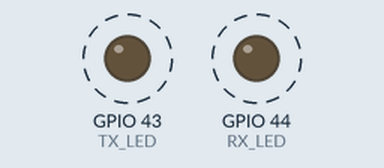
Recording of a sketch running on a simulated ESP32-S3. On the bench: output pins drawn as LEDs (lit = HIGH). Dashed ring = blinking. What the sketch prints to the serial monitor is not drawn.

Above: at 0.7 s.
Timing chart, 0 to 3.5 s (numbered marks = the images above):
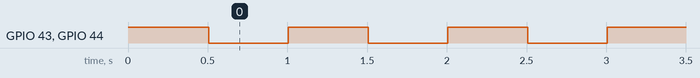

Measured:
- by itself, GPIO 43 (TX_LED), GPIO 44 (RX_LED): alternates HIGH for 0.50 s and LOW for 0.50 s

The sketch:

ESP32-S3-WROOM-1_Dev_Blink.ino
```cpp
/******************************************************************
 * Filename    : ESP32-S3-WROOM-1_Dev_Blink.ino                   *
 * Description : Make the Green TX_LED and Blue RX_LED Blink.     *
 *                                                                *
 *       Board : ESP32S3 Dev Module                               *
 ******************************************************************/

/*******************************************************************
ESP32-S3-WROOM-1 Dev (YD-ESP32-S3)                ESP32S3 Dev Module
    Same pinout as ESP32-S3-DevKitC-1, except 1-pin space wider.
    Almost (with extra pins top & bottom) the same pinout as the
    ESP32-S3-WROOM (CAM Module), and ESP32-S3-CAM.

Xtensa® 32-bit       ESP32-S3-WROOM-1 Dev    ESP32-S3-WROOM-1 N8R2
dual-core LX7          _______________
240MHz, 512KB SRAM    |  ___   _   __¯|      NO CAMERA MODULE
16MB ƒlash, 8MB PSRAM | | | | | | |   |      NO SD-CARD
WiFi/BLE®5            | | | |_| |_|   |      GPIO_ = Strapping Pin
                   .——| | |           |——.
             3V3  1|o:|               |:o|44 GND
             3V3  2|o:|ESP32S3-WROOM-1|:o|43 GPIO43 TX›[U0TXD  ]
[RESET  ] EN/RST  3|o:| Œ Æ   N8R2    |:o|42 GPIO44 RX‹[U0RXD  ]
[A3   T4] GPIO4   4|o:| .··. .   ____ |:o|41 GPIO1  SDA[A0   T1]
[A4   T5] GPIO5   5|o:| WiFi ß  |QRCD||:o|40 GPIO2  SCL[A1   T2]
[A5   T6] GPIO6   6|o:| F©      |____||:o|39 GPIO42    [   MTMS]
[A6   T7] GPIO7   7|o:'———————————————':o|38 GPIO41    [   MTDI]
[A14    ] GPIO15  8|o:                 :o|37 GPIO40    [   MTDO]
[A15    ] GPIO16  9|o  :: ‡‡‡    · RST  o|36 GPIO39    [   MTCK]
[A16    ] GPIO17 10|o  ¨¨|¯¯¯¬   : [Ø]  o|35 GPIO38    [       ]
[A17    ] GPIO18 11|o  ¨¨|LDO[]  : BOOT •|34 GPIO37    [PSRAM •]
[A7  SDA] GPIO8  12|o  ¨¨|___- ¬¬  [Ø]  •|33 GPIO36    [PSRAM •]
[A2   T3] GPIO3_ 13|o  ·  ‡‡‡  ¨¨       •|32 GPIO35    [PSRAM •]
[IN ONLY] GPIO46_14|o      RGB   P T R  o|31 GPIO0_    [BOOT   ]
[A8  SCL] GPIO9  15|o  RGB CTRL  R X X  o|30 GPIO45_   [   VSPI]
[A9  T10] GPIO10 16|o +[¤]  ¥    ¤ ¤ ¤  ¤|29 GPIO48 RGB[WS2812*]
[A10 T11] GPIO11 17|o           ··· ___ o|28 GPIO47    [       ]
[A11 T12] GPIO12 18|oIN-OUT ‡‡‡ :::|343|o|27 GPIO21    [       ]
[A12 T13] GPIO13 19|o ¥            |___|ø|26 GPIO20    [A19  D+]
[A13 T14] GPIO14 20|o .......O T....... ø|25 GPIO19    [A18  D—]
[ IN-OUT]    5V0 21|o | USB |T T| USB | o|24 GND
             GND 22|o |  C  |G L|  C  | o|23 GND
                   '——'ESP32'———'UART0'——'
                                             GPIO48 RGB_BUILTIN,
Red PWR LED, Green TX LED, Blue RX LED              LED_BUILTIN

ESP32-S3 Pins: 0…18 GPIO, 19…20 D+/D-, 21 GPIO, 22…25 Do Not Exist,
26…32 QSPI ƒlash, 33…34 N/A, 35…42 GPIO, 43…44 TX/RX, 45…48 GPIO.
 pins_arduino.h ~ ESP32-S3-DevKitC

*******************************************************************/

/*******************************************************************
Type-C USB cable plugged into the right-side TTL/UART port.

Arduino IDE > Tools                                  [CONFIGURATION]
                   Board: "ESP32S3 Dev Module"
         USB CDC On Boot: "Disabled"  * Sketch locks up if ENABLED *
           CPU Frequency: "240MHz (WiFi)"
         USB DFU On Boot: "Disabled"
              Flash Mode: "QIO 80MHz"
              Flash Size: "8MB 64Mb"
USB Firmware MSC On Boot: "Disabled"
          Partion Scheme: "8MB with spiff (3MB APP/1.5MB SPIFFS)"
                   PSRAM: "QSPI PSRAM"
*******************************************************************/

// The ESP32-S3-WROOM-1 Dev has 4 LEDs, instead of 5 like the
// ESP32-S3-WROOM (CAM Module). There is no GPIO2 LED_BUILTIN.
// The RGB NeoPixel (GPIO48) is both LED_BUILTIN & RGB_BUILTIN.
//
// So, For this ‘Blink’ sketch, we will Blink the Green TX_LED
// and Blue RX_LED.

// Power LED                        // Red   LED    (left)
#define TX_LED         43           // Green LED    (middle)
#define RX_LED         44           // Blue  LED    (right)
//#define RGB_BUILTIN  48           // RGB NeoPixel (far left)

void setup(void) {
  Serial.begin(9600);               // Serial Monitor
  while(!Serial);                   // wait for Serial Port to open

  // The TX_LED & RX_LED are wired inverted, so HIGH = Off
  pinMode(TX_LED,      OUTPUT);     // initialize the Green TX_LED
  pinMode(RX_LED,      OUTPUT);     // initialize the Blue  RX_LED
  digitalWrite(TX_LED, HIGH);       // turn the TX_LED Off(inverted)
  digitalWrite(RX_LED, HIGH);       // turn the RX_LED Off(inverted)
//neopixelWrite(RGB_BUILTIN,0,0,0); // turn the RGB_BUILTIN Off
  delay(500);                       // wait 1/2 second

  Serial.println(F("ESP32-S3-WROOM-1 Dev"));
  Serial.println(F("Blink the Green TX_LED and Blue RX_LED"));
}

void loop() {
  Serial.println(F("Blink!"));
  digitalWrite(TX_LED, LOW);        // turn the TX LED On(inverted)
  digitalWrite(RX_LED, LOW);        // turn the RX LED On(inverted)
  delay(500);                       // wait 1/2 second
  digitalWrite(TX_LED, HIGH);       // turn the TX LED Off(inverted)
  digitalWrite(RX_LED, HIGH);       // turn the RX LED Off(inverted)
  delay(500);                       // wait 1/2 second
}

/*******************************************************************
NOTE: We are initializing GPIO43 TX_LED and GPIO44 RX_LED pinMode()
      as ‘OUTPUT’; and sending HIGH and LOW values to the LEDs
      attached to the TX & RX GPIOs. The Serial Monitor, which also
      uses these GPIOs still functions! Chech out the Serial Monitor
      to see the message “Blink!” every 1/2 second cycle...

      BUT, whilethe Green TX_LED Blinks normally, the Blue RX_LED
      blinks dimly. This due to the RX Pin being inherently INPUT.
      BTW, if we attempt to Blink these LEDs alternatingly...

  digitalWrite(TX_LED, LOW);        // turn the TX LED On(inverted)
  digitalWrite(RX_LED, HIGH);       // turn the RX LED Off(inverted)
  delay(500);                       // wait 1/2 second
  digitalWrite(TX_LED, HIGH);       // turn the TX LED Off(inverted)
  digitalWrite(RX_LED, LOW);        // turn the RX LED On(inverted)
  delay(500);

      then the Blue RX_LED dimly stays lit, and does not Blink.

      Does this mean we can incorporate the the Green TX_LED into
      our sketches, without interfearing with the UART output to
      the Serial Monitor?
*******************************************************************/
```
